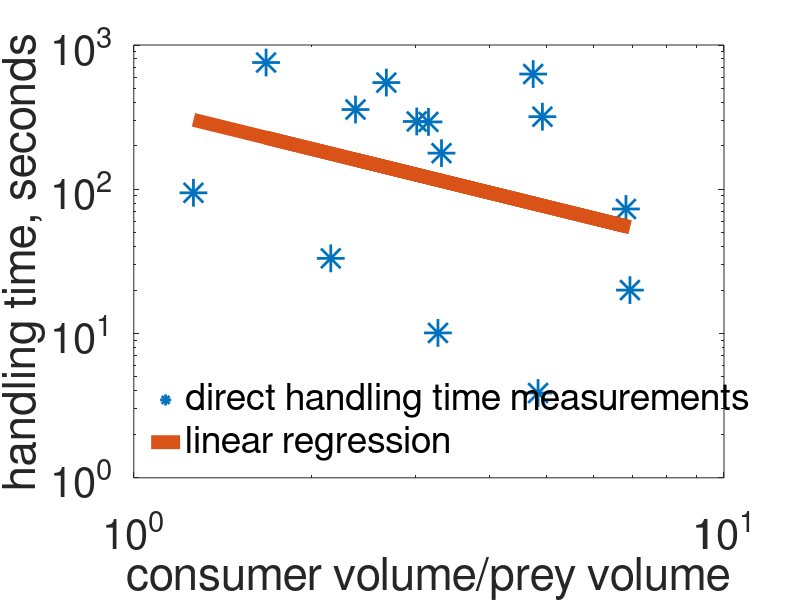
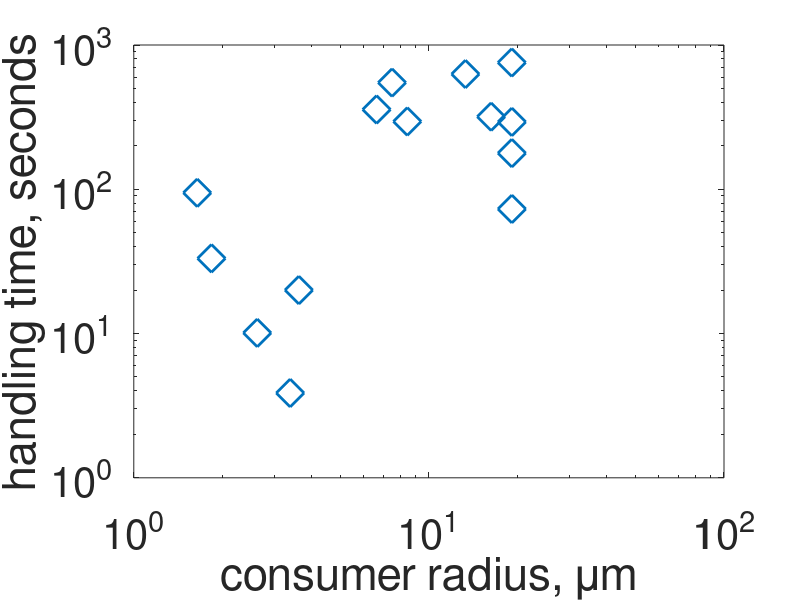
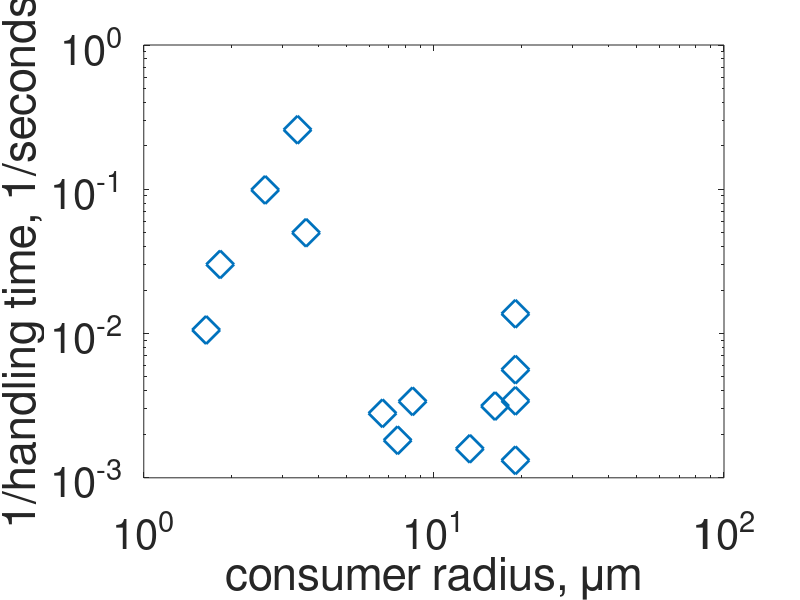
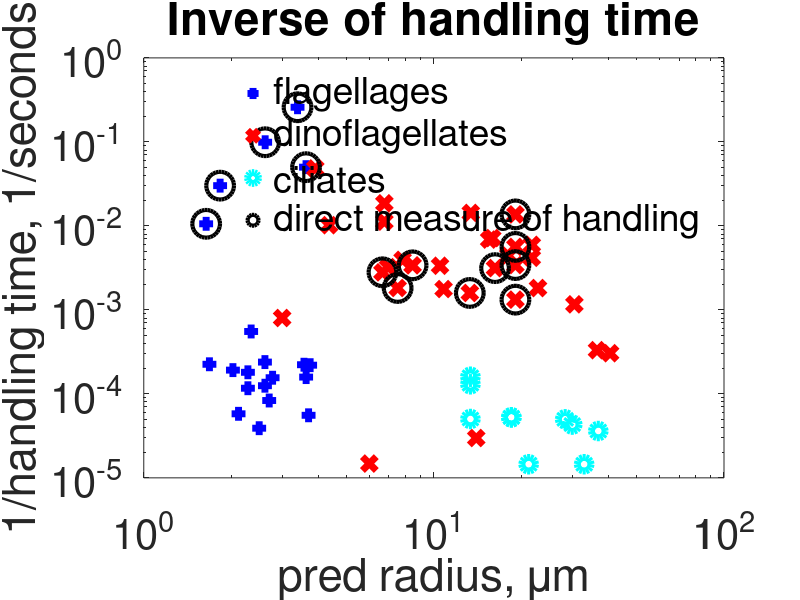

These figures' MATLAB source, in order:
%%%% Examination of Handling Times %%%%%%%%%%%%%%

%%% Use this code to examine empirical evidence for handling times of
%%% microzooplankton grazing on a variety of prey
%%% Handling times have either been directly measured or are calculated
%%% from the maximum grazing rate

%%% Some of the info in this code came from "Handling_Encounter_Check.m"
%%% from the directory
%%% "Documents/MIT_URI_Postdoc/Grazer_Community_from_First_Principles"
%%% which contains info on both empirical and theoretically-based handling
%%% times

%% Setting the stage
cd('/Users/dtaniguchi/Documents/MIT_URI_Postdoc/Grazer_Community_from_First_Principles/Functional_Groups')
clear all;
close all;
clc;

set(0,'defaultaxesfontsize',30);
set(0,'defaulttextfontsize',30);
set(0,'defaultlinelinewidth',2);

%% Here I'm going to try to fit a curve that is based on handling time
% values 
%**********THESE ARE ACTUAL MEASUREMENTS OF HANDLING TIME, NOT DERIVED FROM MAX GRAZING**********
% Funcitonal form for my paper is:
    %handling time = a * (radius predator/radius prey)^x [maybe should be based on vol?]
    % So I'm going to assuming handling time is some function of the ratio
    % of predator:prey, constrained by the four data points in this study
    % that looked specifically at handling time.  Am only considering
    % handling time of ingested prey
% Values from Boenigk and Arndt (2000, Journal of Eukaryotic Microbiology), for heterotrophic nanoflagellates
% volumes of predators found in table 1, pg. 351, which I will convert to
% radius, length of prey found in table 3, pg. 355
% handling time in table 2, pg. 353, and includes time for contact,
% processing, ingestion, and refractory time
% Handling time is tiem from first contat to resuming of beating of
% flagella [which I think is correct]
% This study includes 1 salt water species and 3 freshwater species
% Temperature is 20 degrees C, pg. 350

predvol_Boenigk = [18.5 25.8 75.4 163];%um^3, Table 1, pg. 351
predr = (3.*predvol_Boenigk./4./pi).^(1/3);% um, Table 3, pg. 355
preyr = [2.6 1.7 1.6 1.4]./2;%um
preyvol_Boenigk = 4/3*pi.*(preyr.^3);%um^3
h_Boenigk = [94.5 33.2 10.1 3.87];%seconds, mean values for ingested particles

t_Boenigk = repmat(20,size(predr));%degrees C

%% Value from Fenchel (1982, MEPS, Ecology of heterotrophic microflagellates: 
% I. Some important forms and their functional morphology, particularly pg. 214
% Predator values and handling time from that source. Prey volume taken from 
% Fenchel (1982, Ecology of heterotrophic micro flagellates: II. Bioenergetics and growth)
predr_Fenchel_h = 7.25/2; %um, for Ochromonas, took midpoint of 7 to 7.5 um, provided diameter on pg. 214
predvol_Fenchel_h = 4/3*pi.*(predr_Fenchel_h.^3);%um^3
h_Fenchel_h = 20;%seconds
preyvol_Fenchel_h = 0.6;%um^3, for prey Pseudomonas (pg. 226)
preyr_Fenchel_h = (3.*preyvol_Fenchel_h./4./pi).^(1/3);% um
prey_C_Fenchel_h = 10e-10; %mg C/cell for Pseudomonas (pg. 226)
t_Fenchel_h = repmat(20,size(h_Fenchel_h));%degrees C, pg. 212, using temperature to which cells transferred every few days rather than stock culture temp

%% Jeong et al., 2005, Aquatic Microbial Ecology 40:133-150
% ***** Actual measurements of handling times (i.e., not based on gmax) for
% mixotrophic dinoflagellates ********
% Examined time it took for mixotrophic dinos to completely engulf an
% unidentified cryptophyte, which had esd of 5.6 um (pg. 139)
% Lingulodinium polyedrum (esd 38.2 um, Table 1) took 73 s
% Prorocentrum donghaiense (esd 13.3, Table 1) took 357 s
% Heterocapsa triquetra (esd 15.0, Table 1) took 549 s
% Prorocentrum micans (esd 26.6, Table 1) took 629 s

% Also examined handling time for L. polyedrum to feed on a variety of prey (pg. 139)
% L. poly feeding on Heterosigma akashiwo (11.5 um esd) was 178 s
% L. poly feeding on Prorocentrum minimum (12.1 um esd) was 293 s
% L. poly feeding on Scrippsiella trochoidea (22.8 um esd) was 756 s
% Above size values taken from Table 1
predrad_Jeong = 0.5.*[13.3 15.0 26.6 38.2 38.2 38.2 38.2];%um
predvol_Jeong = 4/3*pi.*(predrad_Jeong.^3);%um^3
preyrad_Jeong = 0.5.*[5.6 5.6 5.6 5.6 11.5 12.1 22.8];%um
preyvol_Jeong = 4/3*pi.*(preyrad_Jeong.^3);%um^3
h_Jeong = [357 549 629 73 178 293 756];%s
t_Jeong = repmat(20,size(h_Jeong));%degrees C, pg. 138

%% Jeong et al., 2010, Aquatic Microbial Ecology 59: 239-255
% Looked at lots of characteristics of Gymnodinium aureolum, a mixotrophic
% dinoflagellate that feeds via a peduncle (pg. 249)
% To consume a prey cell of the cryptophyte Teleaulax
% sp., beginning with deployment of the peduncle and ending wtih complete
% ingestion, took 256 s (pg. 249).  More than one predator could be attached to one
% prey cell (pg. 249)
% The time it took between deployment of the tow filament [to draw the prey
% closer I think] and to release the peduncle was 27 s (pg. 249)
% When feeding, cell length of predator = 19.8 um and cell width 15.6 um(pg. 246)
%** Does point out that, when fed multiple prey one at a time, growth and
%grazing not significantly correlated with size of prey (Fig. 5)
h_Jeong2010 = 268+27;%s, to account for tow filament and eating through peduncle
t_Jeong2010 = 20;%degrees C, pg. 240
preyrad_Jeong2010 = 0.5*5.6;%um, Table 1
preyvol_Jeong2010 = 4/3*pi*(preyrad_Jeong2010^3);%um^3

predvol_Jeong2010 = 4/3*pi*(19.8/2)*((15.6/2)^2);%um^3
predrad_Jeong2010 = (3/4/pi*predvol_Jeong2010)^(1/3);%um

%% Jeong et al., 2005, Aquatic Microbial Ecology, 38: 249-257
% Looked at feeding of mixotrophic dinoflagellate Gonyaulax polygramma to feed on
% variety of prey, among many other properties.  
% Culturing done at 20 degrees C
% ESD of G. polygramma was 32.5 um (Table 1)
% Fed via both apical horn and sulcus
% Time to feed on Amphidinium carterae (esd 6.6 um, Table 1) via the apical horn was 291 seconds
% and time to feed on same prey via sulcus was 346 s, which were not
% significantly different (pg. 253)
% Mixotroph could only feed on cells <17 um esd, so only fed on sm. things
% (pg. 255)
% This is the first study to show dinoflagellates feed through the apical
% horn and not just the sulcus (pg. 255-256)
% Dino seems to prefer to engult large prey through the sulcus and smaller
% prey through the apical horn (pg. 256)
h_Jeong2005 = (346+291)/2;%s
t_Jeong2005 = 20;%degrees C
preyrad_Jeong2005 = 3.3;%um
preyvol_Jeong2005 = 4/3*pi*(3.3.^3);%um^3
predrad_Jeong2005 = 32.5/2;%um
predvol_Jeong2005 = 4/3*pi*(predrad_Jeong2005.^3);%um^3


%%%%%%%%%%%%%%%%%%%%%%%%%%%%%%%%%%%%%%%%%%%%%%%%%%%%%%%%%%%%%%%%%%%%%%%%%%%%%
%% More attempts at emipirically deriving handling times 
% Jeong et al. (2010) for values of heterotrophic dinoflagellates
%Going to use max ingestions rates (ng C/grazer/day), convert to 1/d, and
%then see how they relate to predator:prey size ratios
% Values taken from Table 5
%******** BASED ON MAX GRAZING **************
dinoradius = [6.0 7.8 8.7 13.5 13.5 13.9 15.6 21 21.6 26.8 31 31.8 ...
    36.1 43.5 43.5 45.7 61 73 81]./2; %um

dinomaxingestion = [0.04 2.9 0.8 2.6 4.3 0.8 1.3 2.3 1.3 17.8 19.4 13.6 ...
    11.5 17.1 24.4 17.7 12 5.3 12.1];%ngC/grazer/day
dinopredprey = [0.8 1.3 0.4 2.2 2.2 1.2 1.4 5.3 0.7 1 0.9 2.6 1.4 1.3 1.1 ...
    1.3 1.6 2 2.3];%dimensionless
dinopreyradius = dinoradius./dinopredprey;
dinopreyradius =[8.0 5.9 19.7 6.1 6.1 11.5 11.5 4.0 33.0 26.5 35.2 12.1 ...
    26.5 34.0 37.9 35.2 38.2 26.6 35.2]./2;%um--apparently this are given in the table
dinopreyvol = 4/3*pi.*(dinopreyradius.^3);

dinovol = 4/3*pi.*(dinoradius.^3);
dinoC = (0.76.*(dinovol.^0.819)).*10^-3;%ngC/cell
dinoh = 1./dinomaxingestion.*dinoC*.24.*3600;%s
directengulf = [1 7 12 14 15];%indices just for dinoflagellates that feed by direct engulfment
t_dino = [15 20 20 20 20 20 20 20 20 20 15 20 20 20 20 12 19 19 12];%degrees C

%% Now values from Verity (1991) Limniology and Oceanography, for the ciliates Tintinnopsis dadayi and
% Strobilidium spiralis---NB: I don't think these get used because using
% values from this source but cited in Hansen et al. (1997) below to be
% consistent
% NB: these values are in Hansen et al. (1997) below
cilC = [1.25*10^4 3.2*10^3];%pg C/ciliate, Tintinnopsis and Strobilidium, respectively, pg. 730
Tdadavol = 10.^((log10(cilC(1))-0.639)/0.984);%converting using equation for loricate ciliate given in 
    % Menden-Deuer and Lessard (2000)
Sspirvol = 10.^((log10(cilC(2))-0.168)/0.841);% converting using equation for aloricate ciliate given in 
    % Menden-Deuer and Lessard (2000)
predvol_Verity = [Tdadavol Sspirvol];%um^3
cilradius = (predvol_Verity.*3./4./pi).^(1/3);%um
cilmaxingestion = [0.14  0.14];%1/hour, with data for Tintinnopsis taken from data theif and Fig. 3A
 %For Strobilidum, max ingestions based on single-prey experiments, which didn't differ
 %among different prey species (pg. 734).  The ones measured were for
 % grazing on Isochrysis galbana and Pseudobodo.  For Tintinnopsis, it did vary with prey, so I'm basing it
 %off the prey ingested at the highest rate, Katodinium

cilprey = [8 4.5 3]./2;%um, from Table 2, with the last two for Isochyrsis galbana and Pseudobodo, respecitvely,
    %which both gave similar max ingestion rates for Strobilidium
    
 cilradius = [cilradius(1) cilradius];
 cilh = 1./[0.14 0.14 0.14].*3600;%s
 cilpredprey = cilradius./cilprey;
 t_Verity = 20;%degrees C, pg. 731
 
 %% Values from Hansen et al. (1997) and associated sources listed in table 3 to get more emprircal
 % data to try to figure out handling time
 % Predator volumes and max ingestion rates are listed in Hansen et al. (1997), and size of prey
 % are taken directly from the source listed
%Fenchel (1982) --different from Fenchel (1982) above
 predvol_Fenchel = [75 20 200 190 50 90];%um^3
 preyvol_Fenchel = 0.6.*ones(size(predvol_Fenchel));%um^3, Fenchel
maxingest_Fenchel = [0.86 0.81 0.57 0.8 0.65 0.56];%1/hr
t_Fenchel = repmat(20, size(predvol_Fenchel));%degrees C, Table 3 Hansen et al. 1997


%Eccleston-Parry and Leadbeater, 1994 
% All predators fed same thing
predvol_Eccleston = [54 220 35 75 212 83];%um^3, from table 3 of Hansen et al
preyvol_Eccleston = 0.67.*ones(size(predvol_Eccleston));%um^3, Eccelston-Parry
maxingest_Eccleston = [1.99 0.79 0.69 0.45 0.2 0.3];%1/hr
t_Eccleston = repmat(20, size(predvol_Eccleston));%degrees C, table 3 Hansen et al. 1997

% Values from Andersen, 1988/1989
predvol_Andersen = 40;%um^3
preyvol_Andersen = 0.6;%um^3, Andersen, pg. 525
maxingest_Andersen = 0.33;%1/h
t_Andersen = 15;%degrees C, Hansen et al. 1997

% Andersson, 1989
predvol_Andersson = 50;%um^3
preyvol_Andersson = 4/3*pi*(mean([0.2 0.9])/2)^3;%um^3, Andersson
maxingest_Andersson = 0.42;%1/h
t_Andersson = 20;%degrees C, table 3 Hansen et al. 1997

% Hollen and Boras, 1991
predvol_Hollen = 65.4;
preyvol_Hollen = 0.53;%Hollen, pg. 77
maxingest_Hollen = 0.09;%1/h
t_Hollen = 25;%degrees C, table 3 Hansen et al. 1997

% Strom, 1991
predvol_Strom = 900;%um^3
preyvol_Strom = 4/3*pi*(4.5/2)^3;%um^3, Strom, pg. 104
maxingest_Strom = 0.112;%1/h, looking at Isochrysis galbana, not Synechococcus
t_Strom = 12;%degrees C, table 3 Hansen et al. 1997

% Hansen, 1992
predvol_Hansen92 = 11500;
preyvol_Hansen92 = 2050;%um^3, Table 1 of Hansen 1992
maxingest_Hansen92 = 0.17;%1/hr
t_Hansen92 = 15;%degrees C, table 3 Hansen et al. 1997

% Strom and Buskey, 1993--Already included in data from Jeong et al. (2010)
% Jeong and Latz, 1994--Already included in data from Jeong et al. (2010)

%Jacobson and Anderson, 1993--not good info on prey size, so not going to use
% Heinbokel, 1978--used mixed prey, so not using

% Buskey and Stoecker, 1988
predvol_Buskey = 2.1*10^5;%
maxingest_Buskey = 0.13;%1/h
preyvol_Buskey = 2050;%um^3, taken from HANSEN 1992, not original sources
t_Buskey = 20;%degrees C, table 3 Hansen et al. 1997

% Hansen et al., 1991
predvol_Hansen91 = 9.546*10^4;
maxingest_Hansen91 = 0.215;%1/h
preyvol_Hansen91 = 2050;%Table 2, Hansen et al. 1991
t_Hansen91 = 18;%degrees C, table 3 Hansen et al. 1997


% Jonsson, 1986
predvol_Jonsson = [1.5*10^5 4*10^4];
maxingest_Jonsson = [0.11 0.11];%1/h
preyvol_Jonsson = 4/3*pi.*([9.7 7.9]./2).^3;%Table 3 of Jonsson, 1986
t_Jonsson = [12, 12];%degrees C, table 3 Hansen et al. 1997

% Verity, 1991--one ciliate Strobilidium spiralis had max ingestion when
% consuming both Isochrysis glabana and Pseudobodo, so will use that ciliate twice
% For the other ciliate Tintinnopsis dadayi, i had max ingestion when eating
% Katodinium rotundatum
%NOTE**********These are the same ciliate values as used above, but I'm
%using values from Hansen et al. (1997) and volume ratios to be consistent
%with other sources above, so this coversion is slightly different
predvol_Verity = [2.65*10^4 2.65*10^4 1.13*10^5];
maxingest_Verity = [0.189 0.189 0.155];%1/h
preyvol_Verity = 4/3*pi.*([3 4.5 8]./2).^3;%Table 1 of Verity 1991
t_Verity = repmat(20,size(predvol_Verity));%degrees C, table 3 Hansen et al. 1997

% Bernard and Rassoulzadegan, 1990
% According to my notes in "GrazingRateParameters.m" for the Poulin and
% Franks model parameterization, the grazing rates listed in Hansen et al.
% (1997) are when the ciliate was grazing on Dunaliella minuta, Monochrysis
% lutheri, and Nannochloris sp.  The predator was always Strobidium
% sulcatum.  So I'm going to use the size of those prey items, which are
% given in Table 2 of Bernard and Rassoulzadegan (1990)
predvol_Bernard = [1*10^4 1*10^4 1*10^4];
maxingest_Bernard = [0.481 0.391 0.151];%1/h
preyvol_Bernard = [140 31.12 8.18];% Table 2 Bernard and Rassoulzadegan
t_Bernard = repmat(22,size(predvol_Bernard));

% Verity 1985--didn't measure size of prey, only C and N content, so not
% using

 
%% Values from Hewett (1980) for ciliate grazing on different sized prey
% Estimated handling time from Michaelis-Menten fit to capture rate vs.
% prey density for ciliate Didinium nasutum
% Note that the predator changed size when fed different prey and at
% different prey concentrations, so I'll use the size when fed on the
% particular prey and at high prey concentrations, assuming that is when
% handling time matters (handling time limited rather than encounter
% limited)
% No temperature reported, so no way to temperature correct values and thus
% cannot use them--blah
h_Hewett = [0.916 1.212 1.404];% h, Table 2, pg. 1078, for Paramecium aurelia, P. Jenningsi, and P. multimicronucleatum, respectively
h_Hewett = h_Hewett.*3600;%seconds
predvol_Hewett = [8.21 12.79 10.6].*10^5;%um^3, taken from Table 6, pg. 1080
predr_Hewett = (predvol_Hewett.*3./4./pi).^(1/3);%um

preyvol_Hewett = 4/3*pi.*([85 156 219]./2).^3;%um^3, from pg. 1076
preyr_Hewett = [85 156 219]./2;%um

%% %%%%%%%%%%%%%%%%%%%%%%%%%%%%%%%%%%%%%%%%%%%%%%%%%%%%%%%%%%%
%%%%%%%%%%%%% Putting together empirical values %%%%%%%%%%%%%
%%%%%%%%%%%%%%%%%%%%%%%%%%%%%%%%%%%%%%%%%%%%%%%%%%%%%%%%%%%%%

% Putting together actual handling time values

% These are all dinos; used below and later in plotting 
h_Jeong_many = [h_Jeong, h_Jeong2010, h_Jeong2005];%s, all dinoflagellates, all direct measurements of handling time
preyr_Jeong_many = [preyrad_Jeong, preyrad_Jeong2010, preyrad_Jeong2005];%um
predr_Jeong_many = [predrad_Jeong, predrad_Jeong2010, predrad_Jeong2005];%um
predvol_Jeong_many = [predvol_Jeong,predvol_Jeong2010, predvol_Jeong2005 ];%um^3
preyvol_Jeong_many = [preyvol_Jeong, preyvol_Jeong2010, preyvol_Jeong2005];%um^3
t_Jeong_many = [t_Jeong, t_Jeong2010, t_Jeong2005];%degrees C

h_vec = [h_Boenigk, h_Fenchel_h, h_Jeong_many];% seconds, handling time
h_preyr = [preyr, preyr_Fenchel_h, preyr_Jeong_many];% um, prey radius
h_predr = [predr, predr_Fenchel_h, predr_Jeong_many];%um, predator radius

h_preyvol = 4/3*pi.*(h_preyr.^3);%um^3, prey volume
h_predvol = 4/3*pi.*(h_predr.^3);%um^3, prey volume

t_handling = [t_Boenigk, t_Fenchel_h, t_Jeong_many];%degrees C


%% Putting together handling times based on max ingestion rate
predvol_Hansen =[predvol_Fenchel predvol_Eccleston predvol_Andersen ...
    predvol_Andersson predvol_Hollen predvol_Strom predvol_Hansen92 predvol_Buskey ...
    predvol_Hansen91 predvol_Jonsson predvol_Verity predvol_Bernard];
predr_Hansen = (predvol_Hansen.*3./4./pi).^(1/3);%um, I assume

preyvol_Hansen = [preyvol_Fenchel preyvol_Eccleston preyvol_Andersen ...
    preyvol_Andersson preyvol_Hollen preyvol_Strom preyvol_Hansen92 preyvol_Buskey ...
    preyvol_Hansen91 preyvol_Jonsson preyvol_Verity preyvol_Bernard];
preyr_Hansen = (preyvol_Hansen.*3./4./pi).^(1/3);%um, I assume

maxingest_Hansen = [maxingest_Fenchel maxingest_Eccleston maxingest_Andersen ...
    maxingest_Andersson maxingest_Hollen maxingest_Strom maxingest_Hansen92 maxingest_Buskey ...
    maxingest_Hansen91 maxingest_Jonsson maxingest_Verity maxingest_Bernard]; 
h_Hansen = 1./maxingest_Hansen.*3600;%s

t_Hansen = [t_Fenchel, t_Eccleston,t_Andersen, t_Andersson, t_Hollen,...
    t_Strom, t_Hansen92, t_Buskey, t_Hansen91, t_Jonsson, t_Verity, t_Bernard]; %degrees C

% h_ingest = [dinoh h_Hansen h_Hewett];%s <-----Hewett didnt' list temperature, so can't use
% predvol_ingest =[dinovol predvol_Hansen predvol_Hewett];%um^3
% preyvol_ingest = [dinopreyvol preyvol_Hansen preyvol_Hewett];%um^3
h_ingest = [dinoh h_Hansen];%s
predvol_ingest =[dinovol predvol_Hansen];%um^3
preyvol_ingest = [dinopreyvol preyvol_Hansen];%um^3

predr_ingest = (3/4/pi.*predvol_ingest).^(1/3);% um
preyr_ingest = (3/4/pi.*preyvol_ingest).^(1/3);%um

t_ingest = [t_dino,t_Hansen];%degrees C

%% Putting together ALL empirical values, based on max ingestion rate AND handling time together
h_all = [h_vec h_ingest];%s

predvol_all = [h_predvol predvol_ingest];
preyvol_all = [h_preyvol preyvol_ingest];

predr_all = (predvol_all.*3./4./pi).^(1/3);%um
preyr_all = (preyvol_all.*3./4./pi).^(1/3);%um

t_all = [t_handling, t_ingest];%degrees C

pred_prey_ratio_all = predr_all./preyr_all;


%% %%%%%%%%%%%%%%%%%%%%%%%%%%%%%%%%%%%%%%%%
%%%%%%%% Temperature correction %%%%%%%%%%%%

% Temperature correction using Metabolic Theory of Ecology
% Based on Chen et al. (2012) L&O and Taniguchi et al. (2014)
% This code is taken from Documents/Poulin and Franks Model/Parameterization/GrazingRateParameters.m 

%Correcting to 20 degrees C = 293.15 K.  Used regression from Fig. 3A. from Chen et al. (2012), slope of 0.67,
%specifically for grazing (frowth has different activation energy value)

boltz = 8.62*10^-5;%eV/Kelvin, Boltzmann's constant
t_corr = 273.15+20;%K, corrected temperature
E = 0.67;%eV, activation energy for max grazing, from Chen et al. (2012)

% Handling time temp corrections
coeff_h = h_vec.*exp(E./boltz./(t_handling+273.15));%coefficient for temperature correction
h_t_corr = coeff_h./exp(E./boltz./t_corr);%seconds

% Max ingestion temp corrections
coeff_ingest = h_ingest.*exp(E./boltz./(t_ingest+273.15));
h_ingest_t_corr = coeff_ingest./exp(E./boltz./t_corr);%s

% All rate temperature corrections
coeff_all = h_all.*exp(E./boltz./(t_all+273.15));
h_all_t_corr = coeff_all./exp(E./boltz./t_corr);%s

% Select groupings for purposes of plotting below
coeff_dino = dinoh.*exp(E./boltz./(t_dino+273.15));
dino_h_t_corr = coeff_dino./exp(E./boltz./t_corr);%s
coeff_Hansen = h_Hansen.*exp(E./boltz./(t_Hansen+273.15));
h_Hansen_t_corr = coeff_Hansen./exp(E./boltz./t_corr);%seconds
coeff_Boenigk=h_Boenigk.*exp(E./boltz./(t_Boenigk+273.15));
h_Boenigk_t_corr = coeff_Boenigk./exp(E./boltz./t_corr);%seconds
coeff_Fenchel_h = h_Fenchel_h.*exp(E./boltz./(t_Fenchel_h+273.15));
h_Fenchel_h_t_corr = coeff_Fenchel_h./exp(E./boltz./t_corr);%s
coeff_Jeong_many = h_Jeong_many.*exp(E./boltz./(t_Jeong_many+273.15));
h_Jeong_many_t_corr = coeff_Jeong_many./exp(E./boltz./t_corr);%s



%% Finding regressions

% Regression for handling time based on direct measurements of handling time
x_direct_hand = [ones(size(h_predr')) log10(h_predr./h_preyr)'];
[param_direct_hand, ci_direct_hand resid_direct_hand outlier_direct_hand ...
    stats_direct_hand]=regress(log10(h_t_corr)',x_direct_hand);
coeff_direct_hand = 10.^param_direct_hand(1);%intercept
exp_direct_hand = param_direct_hand(2);%slope in log space, exponent in linear space
regress_direct_hand = coeff_direct_hand.*(h_predr./h_preyr).^exp_direct_hand;


% Regression for handling time based on inverse of max ingestion rates
x_ingest = [ones(size(predr_ingest')) log10(predr_ingest./preyr_ingest)'];
[param_ingest ci_ingest resid_ingest outlier_ingest stats_ingest]=regress(log10(h_ingest_t_corr)',x_ingest);
coeff_ingest = 10.^ param_ingest(1);
exp_ingest = param_ingest(2);
regress_ingest = coeff_ingest.*(predr_ingest./preyr_ingest).^exp_ingest;
ppratio_ingest = predr_ingest./preyr_ingest;

% Regression for handing time based on all values
x_all = [ones(size(predr_all')) log10(predr_all./preyr_all)'];
[param_all ci_all resid_all outlier_all stats_all] = regress(log10(h_all_t_corr)',x_all);
coeff_all = 10.^param_all(1);
exp_all = param_all(2);
regress_all = coeff_all.*(predr_all./preyr_all).^exp_all;



%% %%%%%%%%%%%%%%%%%%% Plotting %%%%%%%%%%%%%%%%%%%%%%%%%%%%

% Plotting based on DIRECT MEASUREMENTS OF HANDLING TIME 
% Handling time
figure
loglog(h_predr./h_preyr,h_t_corr,'*','MarkerSize',20)
hold on
loglog(h_predr./h_preyr, regress_direct_hand,'-','LineWidth',10)
legend('direct handling time measurements','linear regression','Location','SouthWest')
legend('boxoff')
xlabel('consumer volume/prey volume')
ylabel('handling time, seconds')


nlx = [ones(size(h_predr)); h_predr./h_preyr]';
lx = [ones(size(h_predr)); log(h_predr./h_preyr)]';
    
[nlparam, nlint, nlr, nlrint, nlstats] = regress(h_t_corr',nlx);
[lparam, lint, lr, lrint, lstats] = regress(log(h_t_corr)', lx);


% Can compare fits for the log data (lparam) and for nonlog data (nlparam)
% and use what has better r^2 value. Below I've used lparam, but not sure
% if that's better
ppratio = predr./preyr;
htestnew = 10^(lparam(1)).*(ppratio).^lparam(2);



% htestnewII = htestnew;
% htestnewII(ppratio<=0.4) = 0;
% disp(['new max handling time for pred:prey size ratios>=0.4 from Boenigk and Arndt 2000 = ',num2str(max(max(htestnewII))/3600/24),' days'])
% disp(['new max handling time for pred:prey size ratios>=0.4 from Boenigk and Arndt 2000= ',num2str(max(max(htestnewII))/3600),' hours'])
% disp(['new max handling time for pred:prey size ratios>=0.4 from Boenigk and Arndt 2000= ',num2str(max(max(htestnewII))),' seconds'])
% disp(['new max handling time for pred:prey size ratios>=1 from Boenigk and Arndt 2000= ',num2str(max(max(htestnew(ppratio>=1)))/3600/24),' days'])
% disp(['new max handling time for pred:prey size ratios>=1 from Boenigk and Arndt 2000= ',num2str(max(max(htestnew(ppratio>=1)))/3600),' hours'])
% disp(['new max handling time for pred:prey size ratios>=1 from Boenigk and Arndt 2000= ',num2str(max(max(htestnew(ppratio>=1)))),' seconds'])
% 
% disp(['new max handling time for pred:prey size ratios>=10 from Boenigk and Arndt 2000= ',num2str(max(max(htestnew(ppratio>=10)))/3600/24),' days'])
% disp(['new max handling time for pred:prey size ratios>=10 from Boenigk and Arndt 2000= ',num2str(max(max(htestnew(ppratio>=10)))/3600),' hours'])
% disp(['new max handling time for pred:prey size ratios>=10 from Boenigk and Arndt 2000= ',num2str(max(max(htestnew(ppratio>=10)))),' seconds'])

%% Plotting handling times JUST based off of MAX INGESTION RATES

figure(11);clf
loglog(predr_ingest./preyr_ingest,h_ingest_t_corr,'+b')
hold on
loglog(predr_ingest./preyr_ingest,regress_ingest,'-','LineWidth',10)
hold on
%Dinos
% loglog(dinovol./dinopreyvol, dinoh,'xr')
loglog(dinoradius./dinopreyradius, dino_h_t_corr,'xr')
hold on
% Mostly ciliates and nanoflagellates
% loglog(predvol_Hansen./preyvol_Hansen, h_Hansen,'db')
loglog(predr_Hansen./preyr_Hansen, h_Hansen_t_corr,'db')

% Ciliate from Hewett
% loglog(predvol_Hewett./preyvol_Hewett, h_Hewett,'+m')
% loglog(predr_Hewett./preyr_Hewett, h_Hewett,'+m')

% Direct engulfment dinoflagellates
directengulf = [1 7 12 14 15];%indices just for dinoflagellates that feed by direct engulfment
% loglog(dinovol(directengulf)./dinopreyvol(directengulf), dinoh(directengulf),'ok','MarkerSize',20)
loglog(dinoradius(directengulf)./dinopreyradius(directengulf), dino_h_t_corr(directengulf),'ok','MarkerSize',20)

hold on
% xlabel('pred vol/preyvol')
xlabel('pred radius/prey radius')
ylabel('handling time, seconds')
legend('all','regression','dinoflagellates','mostly ciliates and flagellates','direct engulf dino','Location','SouthEast')
legend('boxoff')
title('Handling time based off max ingestion')


%% Plotting of all handling times, direct and derived
figure(10);clf
% loglog(pred_prey_ratio_all,h_all,'oc')
loglog(pred_prey_ratio_all,h_all_t_corr,'oc')
xlabel('pred radius/prey radius')
ylabel('handling time, seconds')

hold on
loglog(pred_prey_ratio_all,regress_all,'-k','LineWidth',10)
title('All Handling Times, from inverse max ingestion and direct handling measurements')

%% Comparison of handling time based on max ingestion and actual measurements vs. just max ingestion, for func groups
% Includes delineation among functional groups

% Max ingestion and actual handling time measurements
figure(14);clf
%Flagellates
% loglog([predvol_Boenigk./preyvol_Boenigk predvol_Hansen(1:15)./preyvol_Hansen(1:15), predvol_Fenchel_h./preyvol_Fenchel_h],[h_Boenigk, h_Hansen(1:15),h_Fenchel_h],'+b','MarkerSize',10,'LineWidth',5)
loglog([predr./preyr predr_Hansen(1:15)./preyr_Hansen(1:15), predr_Fenchel_h./preyr_Fenchel_h],...
    [h_Boenigk_t_corr, h_Hansen_t_corr(1:15),h_Fenchel_h_t_corr],'+b','MarkerSize',10,'LineWidth',5)

hold on
%Dinoflagellates
% loglog([dinovol./dinopreyvol predvol_Hansen(16:17)./preyvol_Hansen(16:17),predvol_Jeong_many./preyvol_Jeong_many],[dinoh, h_Hansen(16:17),h_Jeong_many],'xr','MarkerSize',10,'LineWidth',5)
loglog([dinoradius./dinopreyradius predr_Hansen(16:17)./preyr_Hansen(16:17),predr_Jeong_many./preyr_Jeong_many],...
    [dino_h_t_corr, h_Hansen_t_corr(16:17),h_Jeong_many_t_corr],'xr','MarkerSize',10,'LineWidth',5)

hold on
%Ciliates
% loglog([predvol_Hansen(18:end)./preyvol_Hansen(18:end) predvol_Hewett./preyvol_Hewett],[h_Hansen(18:end), h_Hewett],'oc','MarkerSize',10,'LineWidth',5)
loglog([predr_Hansen(18:end)./preyr_Hansen(18:end)],[h_Hansen_t_corr(18:end)],'oc','MarkerSize',10,'LineWidth',5)

% Highlighting actual measurements of handling time
hold on
loglog(h_predr./ h_preyr,h_t_corr,'ok','MarkerSize',20,'LineWidth',3)
% loglog(predvol_Jeong_many./preyvol_Jeong_many,h_Jeong_many,'or','MarkerSize',20)
% loglog(predvol_Boenigk./preyvol_Boenigk,h_Boenigk,'og','MarkerSize',20)
% loglog(predvol_Fenchel_h./preyvol_Fenchel_h, h_Fenchel_h,'ob','MarkerSize',20)
%Regression
hold on
loglog(predr_all./preyr_all,regress_all,'-k','LineWidth',10)
hold on
loglog(h_predr./h_preyr,regress_direct_hand,'-b','LineWidth',5)
hold on
loglog(predr_ingest./preyr_ingest,regress_ingest,'-g','LineWidth',5)

% xlabel('predvol/preyvol')
xlabel('predator radius/prey radius')
ylabel('handling time, seconds')
title('Handling Time')
legend('flagellages','dinoflagellates','ciliates','direct measure of handling','regression all','regression handling','regression inverse max ingest','Location','SouthWest')
legend('boxoff')

% INVERSE OF handling time 
figure(15);clf
%Flagellates
loglog([predr./preyr predr_Hansen(1:15)./preyr_Hansen(1:15), predr_Fenchel_h./preyr_Fenchel_h],...
    [1./h_Boenigk_t_corr, 1./h_Hansen_t_corr(1:15),1./h_Fenchel_h_t_corr],'+b','MarkerSize',10,'LineWidth',5)
hold on
%Dinoflagellates
loglog([dinoradius./dinopreyradius predr_Hansen(16:17)./preyr_Hansen(16:17),predr_Jeong_many./preyr_Jeong_many],...
    [1./dino_h_t_corr, 1./h_Hansen_t_corr(16:17),1./h_Jeong_many_t_corr],'xr','MarkerSize',10,'LineWidth',5)
hold on
%Ciliates
loglog([predr_Hansen(18:end)./preyr_Hansen(18:end)],[1./h_Hansen_t_corr(18:end)],'oc','MarkerSize',10,'LineWidth',5)
% Highlighting actual measurements of handling time
hold on
loglog(h_predr./ h_preyr,1./h_t_corr,'ok','MarkerSize',20,'LineWidth',3)
% xlabel('predvol/prey volume')
xlabel('pred radius/prey radius')
ylabel('1/handling time, 1/seconds')
title('Inverse of handling time')
legend('flagellages','dinoflagellates','ciliates','direct measure of handling','Location','NorthWest')
legend('boxoff')

%% Color-coordinating values from same source
% NB: STILL BASED ON VOLUME
figure(16);clf
loglog(1./maxingest_Fenchel.*3600,predvol_Fenchel./preyvol_Fenchel,'+k');hold on
loglog(1./maxingest_Eccleston.*3600,predvol_Eccleston./preyvol_Eccleston,'+b');hold on
%loglog(1./maxingest_Andersen.*3600,predvol_Andersen./preyvol_Andersen,'+r');hold on
%loglog(1./maxingest_Andersson.*3600,predvol_Andersson./preyvol_Andersson,'+c');hold on
loglog(1./maxingest_Jonsson.*3600,predvol_Jonsson./preyvol_Jonsson,'+m');hold on
loglog(1./maxingest_Verity.*3600,predvol_Verity./preyvol_Verity,'+y');hold on
loglog(1./maxingest_Bernard.*3600,predvol_Bernard./preyvol_Bernard,'or')
xlabel('predvol/preyvol')
ylabel('handling time, seconds')
title('Handling Time Based on Max Ingestion for Same Sources')

%% Handling time vs. predator size

% All values combined
x_predsize =  [ones(size(predr_all')), log10(predr_all)'];
[param_size, ci_size, resid_size, outlier_size, stats_size] = regress(log10(h_all_t_corr)', x_predsize);
coeff_predsize = 10.^param_size(1);
exp_predsize = param_size(2);
regress_predsize = coeff_predsize.*predr_all.^exp_predsize;

num_h = length(h_vec);
num_ingest = length(h_ingest);

% Regression based on max ingestion
ingest_ind = num_h+1;
x_predsize2 =  [ones(size(predr_ingest')), log10(predr_ingest)'];
[param_size2, ci_size2, resid_size2, outlier_size2, stats_size2] = regress(log10(h_ingest_t_corr)', x_predsize2);
coeff_predsize2 = 10.^param_size2(1);
exp_predsize2 = param_size2(2);
regress_predsize2 = coeff_predsize2.*predr_ingest.^exp_predsize2;

% Regression based on handling time only
x_predsize3 =  [ones(size(h_predr')), log10(h_predr)'];
[param_size3, ci_size3, resid_size3, outlier_size3, stats_size3] = regress(log10(h_t_corr)', x_predsize3);
coeff_predsize3 = 10.^param_size3(1);
exp_predsize3 = param_size3(2);
regress_predsize3 = coeff_predsize3.*h_predr.^exp_predsize3;

% Plotting handling time vs pred size
figure(17);clf
%Flagellates
% loglog([predvol_Boenigk, predvol_Hansen(1:15), predvol_Fenchel_h],[h_Boenigk, h_Hansen(1:15),h_Fenchel_h],'+b','MarkerSize',10,'LineWidth',5)
loglog([predr, predr_Hansen(1:15), predr_Fenchel_h],[h_Boenigk_t_corr, h_Hansen_t_corr(1:15),h_Fenchel_h_t_corr],'+b','MarkerSize',10,'LineWidth',5)

hold on
%Dinoflagellates
loglog([dinoradius, predr_Hansen(16:17),predr_Jeong_many],...
    [dino_h_t_corr, h_Hansen_t_corr(16:17),h_Jeong_many_t_corr],'xr','MarkerSize',10,'LineWidth',5)
hold on
%Ciliates
loglog([predr_Hansen(18:end)],[h_Hansen_t_corr(18:end)],'oc','MarkerSize',10,'LineWidth',5)
% Highlighting actual measurements of handling time
hold on
loglog(h_predr,h_t_corr,'ok','MarkerSize',20,'LineWidth',3)
% Regression for all points
hold on; loglog(predr_all,regress_predsize,'-k','LineWidth',5)
% Regression based on values from max ingestion rate
hold on;loglog(predr_all(ingest_ind:end),regress_predsize2,'-g','LineWidth',5)
% Regression based on values from handling time
hold on;loglog(predr_all(1:num_h),regress_predsize3,'-b','LineWidth',5)

%legend('flagellages','dinoflagellates','ciliates','direct measure of handling','regression','regression based on max ingest','Location','SouthEast')
legend('flagellages','dinoflagellates','ciliates','direct measure of handling','regression all data','regression inverse max ingest','regression handling','Location','SouthEast')

legend('boxoff')

% xlabel('predvol, um^3')
xlabel('pred radius, \mum')
ylabel('handling time, seconds')
title('Handling Time vs. Predator Size')




% Handling time direct measurements, just based on predator, not prey
figure
loglog(h_predr, h_t_corr,'d','MarkerSize',20)
% xlabel('consumer volume, \mum^3')
xlabel('consumer radius, \mum')
ylabel('handling time, seconds')

% Inverse handling time, based on predator only and direct measurements of
% handling
figure
loglog(h_predr, 1./h_t_corr,'d','MarkerSize',20)
% xlabel('consumer volume, \mum^3')
xlabel('consumer radius, \mum')
ylabel('1/handling time, 1/seconds')

% Inverese of handling time vs PRED size (NOT pred:prey ratio), all measurements
figure
%Flagellates
% loglog([predvol_Boenigk, predvol_Hansen(1:15), predvol_Fenchel_h],[1./h_Boenigk, 1./h_Hansen(1:15),1./h_Fenchel_h],'+b','MarkerSize',10,'LineWidth',5)
loglog([predr, predr_Hansen(1:15), predr_Fenchel_h],...
    [1./h_Boenigk_t_corr, 1./h_Hansen_t_corr(1:15),1./h_Fenchel_h_t_corr],'+b','MarkerSize',10,'LineWidth',5)
hold on
%Dinoflagellates
% loglog([dinovol, predvol_Hansen(16:17),predvol_Jeong_many],[1./dinoh, 1./h_Hansen(16:17),1./h_Jeong_many],'xr','MarkerSize',10,'LineWidth',5)
loglog([dinoradius, predr_Hansen(16:17),predr_Jeong_many],...
    [1./dino_h_t_corr, 1./h_Hansen_t_corr(16:17),1./h_Jeong_many_t_corr],'xr','MarkerSize',10,'LineWidth',5)
hold on
%Ciliates
loglog([predr_Hansen(18:end)],[1./h_Hansen_t_corr(18:end)],'oc','MarkerSize',10,'LineWidth',5)
% Highlighting actual measurements of handling time
hold on
loglog(h_predr,1./h_t_corr,'ok','MarkerSize',20,'LineWidth',3)
% xlabel('predvol, \mum^3')
xlabel('pred radius, \mum')
ylabel('1/handling time, 1/seconds')
title('Inverse of handling time')
legend('flagellages','dinoflagellates','ciliates','direct measure of handling','Location','NorthEast')
legend('boxoff')

